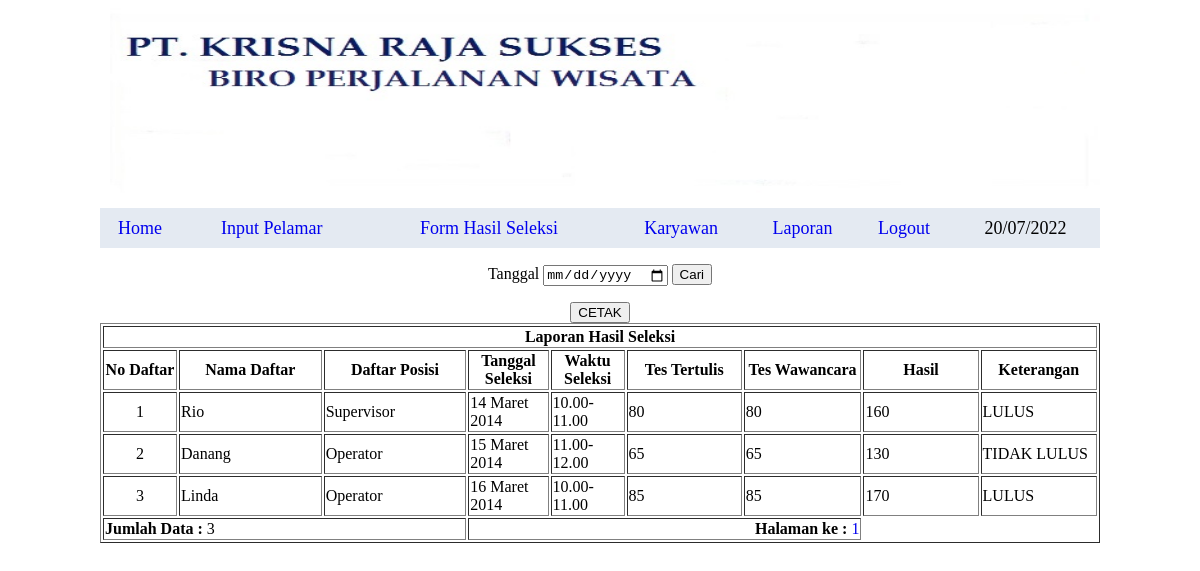
Before: /admin/laporan2.php with the older database file.
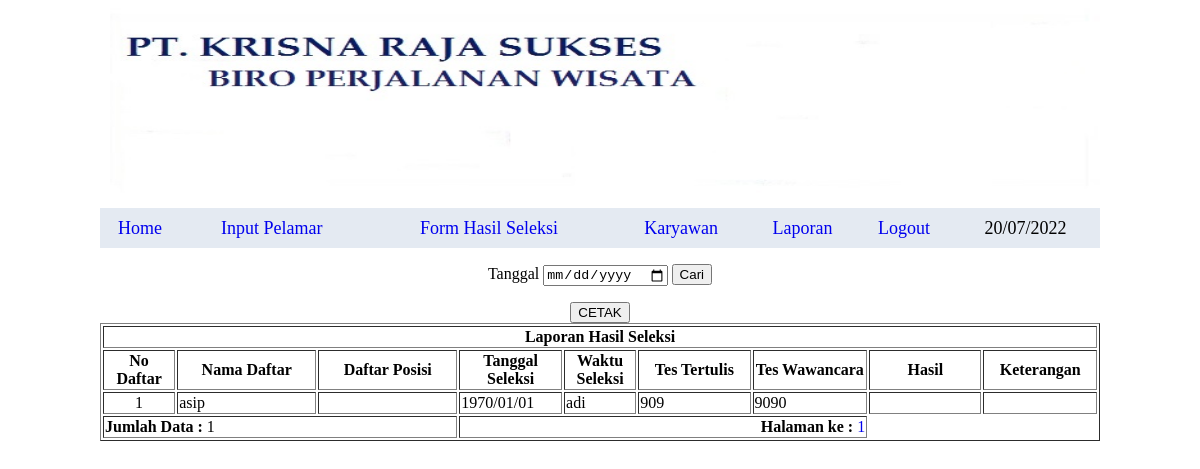
After: the same page with the newer database file.
### tables this page shows
CREATE TABLE `seleksi` (
  `id` int(10) NOT NULL,
  `nama` varchar(35) NOT NULL,
  `daftar_posisi` varchar(25) NOT NULL,
  `tanggal_seleksi` varchar(25) NOT NULL,
  `waktu_seleksi` varchar(25) NOT NULL,
  `tes_tulis` varchar(20) NOT NULL,
  `tes_wawancara` varchar(20) NOT NULL,
  `hasil` varchar(25) NOT NULL,
  `ket` varchar(200) NOT NULL
);

### admin/laporan2.php (the view, shortened to what this page needs)
<?php
if (isset($_GET['tgl'])) {
    $x = $_GET['tgl'];
} else {
    $x = 0;
}
?>
<!DOCTYPE html PUBLIC "-//W3C//DTD XHTML 1.0 Transitional//EN" "http://www.w3.org/TR/xhtml1/DTD/xhtml1-transitional.dtd">
<html xmlns="http://www.w3.org/1999/xhtml">
<head>
</head>
<body>
<table height="100px" width="1000px" border="0" align="center" cellpadding="0" cellspacing="0">
<tr>
  <td>
	<img src="gambar/welcome.jpg" height="200px" width="1000px"></td>
  </tr>
   <tr>
    <table bgcolor="#E4EAF2" height="40px" width="1000px" border="0" align="center" cellpadding="0" cellspacing="0">
     <tr>
     <td align="center" ><a href="../index.php"><font face="Britannic bold" size="4">Home
	 </font></a></td>
	 <td align="center"><a href="pelamar.php"><font face="Britannic bold" size="4">Input Pelamar
	 </font></a></td>
	 <td align="center"><a href="seleksi.php"><font face="Britannic bold" size="4">Form Hasil Seleksi
	 </font></a></td>
	 <td align="center"><a href="input.php"><font face="Britannic bold" size="4">Karyawan
	 </font></a></td>
	 <td align="center"><a href="laporan.php"><font face="Britannic bold" size="4">Laporan
	 </font></a></td>
	 <td align="center"><a href="../logout.php"><font face="Britannic bold" size="4">Logout
	 <td align="center"><font face="Britannic bold" size="4"><?php
echo date("d/m/Y");
?></font></td>
	 </font></a></td>
	 </tr></table>
</div></tr>
<tr>
<form method="get" action="">
		<div class="padding" align="center">
				<p>
					<label>Tanggal</label>
					<input type="date" name="tgl">
<button type="submit" class="btn">Cari</button>
				</p>
		</div>
</form>
 <td height="41" colspan="2">
  <div align="center" class="style7">
   <a href="cetak2.php?tgl=<?php  echo $x; ?>" target="_blank"><input type="button" value="CETAK"></a>
   </div></td>
</tr>
<div>
<form action="" method="get">
<table width="1000px" height="70px" border="1" align="center">
 <tr>
   <td colspan="10"><div align="center" class="style2 style3"><strong>Laporan Hasil Seleksi</strong></div></td>
 </tr>
 <tr>
  <td width="50"><div align="center"><strong>No Daftar<strong></div></td>
  <td width="100"><div align="center"><strong>Nama Daftar</strong></div></td>
  <td width="100"><div align="center"><strong>Daftar Posisi</strong></div></td>
  <td width="50"><div align="center"><strong>Tanggal Seleksi</strong></div>
    <div align="left"></div></td>
  <td width="50"><div align="center"><strong>Waktu Seleksi</strong></div></td>
  <td width="80"><div align="center"><strong>Tes Tertulis</strong></div></td>
  <td width="80"><div align="center"><strong>Tes Wawancara</strong></div></td>
  <td width="80"><div align="center"><strong>Hasil</strong></div></td>
  <td width="80"><div align="center"><strong>Keterangan</strong></div></td>
 </tr>
<?php
include_once "../library/inc.connection.php";
$baris 		= 10;
$halaman 	= isset($_GET['hal']) ? $_GET['hal'] : 0;
if (isset($_GET['tgl'])) {
$pageSql 	= "SELECT * FROM seleksi WHERE  tanggal_seleksi='$_GET[tgl]'";
}else {
$pageSql 	= "SELECT * FROM seleksi";
}
$pageQry 	= mysql_query($pageSql, $koneksidb) or die ("Error: ".mysql_error());
$jmlData 	= mysql_num_rows($pageQry);
$maksData	= ceil($jmlData/$baris);
  if (isset($_GET['tgl'])) {
			$mySql = "SELECT * FROM seleksi WHERE  tanggal_seleksi='$_GET[tgl]' ORDER BY id ASC LIMIT $halaman, $baris";
        } else {
           $mySql = "SELECT * FROM seleksi ORDER BY id ASC LIMIT $halaman, $baris";
        }
	$myQry = mysql_query($mySql, $koneksidb)  or die ("Query salah : ".mysql_error());
	$nomor  = 0;
	while ($sql = mysql_fetch_array($myQry)) {
		$nomor++;
echo "<tr>
  <td align='center'>$nomor</td>
  <td>$sql[nama]</td>
  <td>$sql[daftar_posisi]</td>
  <td>$sql[tanggal_seleksi]</td>
  <td>$sql[waktu_seleksi]</td>
   <td>$sql[tes_tulis]</td>
    <td>$sql[tes_wawancara]</td>
  <td>$sql[hasil]</td>
   <td>$sql[ket]</td>
</tr>";
}?>
  <tr class="selKecil">
    <td colspan="3"><strong>Jumlah Data :</strong> <?php echo $jmlData; ?> </td>
    <td colspan="4" align="right">
	<strong>Halaman ke :</strong>
    <?php
	for ($h = 1; $h <= $maksData; $h++) {
		$list[$h] = $baris * $h - $baris;
		echo " <a href='laporan.php?hal=$list[$h]'>$h</a> ";
	}
	?></td>
  </tr>
  </table>
</form>
</div>
</body>
</html>

Changed rows visible on the page:
removed seleksi: nama "Rio", daftar_posisi "Supervisor", tanggal_seleksi "14 Maret 2014", waktu_seleksi "10.00-11.00", tes_tulis "80", tes_wawancara "80", hasil "160", ket "LULUS"
removed seleksi: nama "Danang", daftar_posisi "Operator", tanggal_seleksi "15 Maret 2014", waktu_seleksi "11.00-12.00", tes_tulis "65", tes_wawancara "65", hasil "130", ket "TIDAK LULUS"
removed seleksi: nama "Linda", daftar_posisi "Operator", tanggal_seleksi "16 Maret 2014", waktu_seleksi "10.00-11.00", tes_tulis "85", tes_wawancara "85", hasil "170", ket "LULUS"
added seleksi: nama "asip", tanggal_seleksi "1970/01/01", waktu_seleksi "adi", tes_tulis "909", tes_wawancara "9090"
Other visible differences:
$jmlData: "3" → "1"
